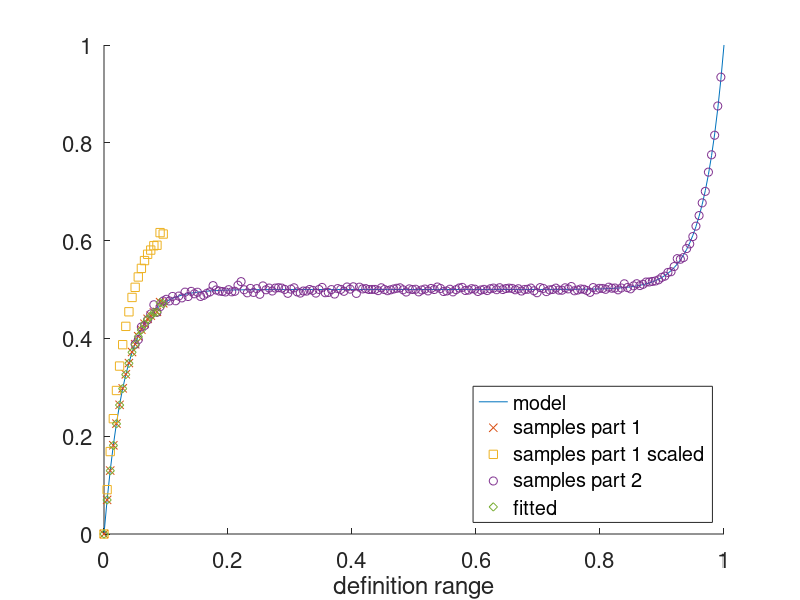

Reproduce this figure in MATLAB.

pkg load statistics

s = 15

% x_overlap = 0.1
% x_split = 0.2

% num_samples = 100;

x_overlap = 0.05
x_split = 0.075

num_samples = 200;

base_filename = "alignment"

set(0, "defaulttextfontsize", 24)
set(0, "defaultaxesfontsize", 16)


x1_end   = x_split + x_overlap/2
x2_start = x_split - x_overlap/2

nsamples = [ceil(num_samples*x1_end), ceil(num_samples*(1-x2_start))]
assert(nsamples(1)+nsamples(2) >= num_samples)

overlapping_range = [num_samples-nsamples(2)+1:nsamples(1)];
num_overlapping_samples = length(overlapping_range)

overlapping_indices_x1 = overlapping_range;
overlapping_indices_x2 = [1:length(overlapping_range)];
assert(length(overlapping_indices_x1) == length(overlapping_indices_x2))

x = [0:num_samples-1]/(num_samples-1);

x1 = x(1:nsamples(1));
x2 = x(num_samples-nsamples(2)+1:end);

assert(nsamples(1) == length(x1));
assert(nsamples(2) == length(x2));

f = @(x) 1/2 + sinh(s - 2*s*x)/(cosh(s) - 3*sinh(s) - 1);


error_strength = 0.35 % 3.5
avg_runs = 325 % 300
falloff = 3

% error_strength = 0.3
% avg_runs = 400
% falloff = 5

% error_strength = 0.25
error_offset = exp(error_strength*error_strength/2) - 1

% error_1 = mean(lognrnd (0, error_strength, avg_runs, nsamples(1))) - error_offset;
% error_2 = mean(lognrnd (0, error_strength, avg_runs, nsamples(2))) - error_offset;

% falloff = 10
% falloff = 2
errf1 = @(x) 1 - (exp(x    *falloff)-1)/(exp(falloff)-1);
errf2 = @(x) 1 - (exp((1-x)*falloff)-1)/(exp(falloff)-1);

error_1 = [1:nsamples(1)];
error_2 = [1:nsamples(2)];

for i = 1:nsamples(1)
	errx = (i - 1)/nsamples(1); % off by one to prevent NaN
	% avg_runs_ = min(round(avg_runs*errf1(errx)), 10);
	% error_1(i) = mean(lognrnd (0, error_strength, avg_runs_, 1)) - error_offset;
	error_strength_ = max(0.1, error_strength*(1 - errf1(errx)));
	error_offset_ = exp(error_strength_*error_strength_/2) - 1;
	error_1(i) = mean(lognrnd (0, error_strength_, avg_runs, 1)) - error_offset_;
endfor

for i = 1:nsamples(2)
	errx = (i)/nsamples(2); % off by one to prevent NaN
	% avg_runs_ = min(round(avg_runs*errf2(errx)), 10);
	% error_2(i) = mean(lognrnd (0, error_strength, avg_runs_, 1)) - error_offset;
	error_strength_ = max(0.1, error_strength*(1 - errf2(errx)));
	error_offset_ = exp(error_strength_*error_strength_/2) - 1;
	error_2(i) = mean(lognrnd (0, error_strength_, avg_runs, 1)) - error_offset_;
endfor


y1 = f(x1);
y2 = f(x2);

% y1_scale = 1.124
y1_scale = 1.300

debug_err1_avg = mean(error_1)
debug_err1_min = min(error_1)
debug_err1_max = max(error_1)

debug_err2_avg = mean(error_2)
debug_err2_min = min(error_2)
debug_err2_max = max(error_2)

y1_oe = y1 .* error_1;
y1_we = y1_oe * y1_scale;
y2_we = y2 .* error_2;

hold on;

plot(x, f(x))

plot(x1, y1_oe, "x") % part 1
plot(x1, y1_we, "s") % part 1 scaled
plot(x2, y2_we, "o") % part 2


max_err = 0;
min_err = Inf;
best_ov_len = 0;
best_ov_start = 0;
best_avg_sf = 0;

worst_ov_len = 0;
worst_ov_start = 0;
worst_avg_sf = 0;

num_all_avg_sf = 0;
all_avg_sf = [];

min_overlapping_for_adjustment = 5;
for ov_len = min_overlapping_for_adjustment:num_overlapping_samples
	for ov_rstart = 0:num_overlapping_samples-ov_len

		ovrange_1 = overlapping_indices_x1(1+ov_rstart:ov_len+ov_rstart);
		ovrange_2 = overlapping_indices_x2(1+ov_rstart:ov_len+ov_rstart);
		assert(length(ovrange_1) == length(ovrange_2));
		assert(length(ovrange_1) == ov_len);

		ovy_1_ref = y1_we(overlapping_indices_x1);
		ovy_2_ref = y2_we(overlapping_indices_x2);

		ovy_1 = y1_we(ovrange_1); % overlapping values from each
		ovy_2 = y2_we(ovrange_2);

		avg_sf = mean(ovy_1 / ovy_2);
		assert(isfinite(avg_sf));
		
		num_all_avg_sf = num_all_avg_sf + 1;
		all_avg_sf = [avg_sf, all_avg_sf];
		

		% abs_err = sum(abs(ovy_1/avg_sf - ovy_2));
		% avg_err = abs_err/length(ovrange_1);
		% avg_err = abs_err/(length(ovrange_1)+1);
		% avg_err = abs_err/(2*length(ovrange_1));
		
		% abs_err = sum(abs(ovy_1/avg_sf - ovy_2).^2);
		% avg_err = abs_err/length(ovrange_1);

		abs_err = sum(abs(ovy_1_ref/avg_sf - ovy_2_ref));
		avg_err = abs_err/length(ovy_1_ref);

		if (avg_err < min_err)
			best_ov_len = ov_len;
			best_ov_start = ov_rstart;
			best_avg_sf = avg_sf;
			min_err = avg_err;
		endif

		if (avg_err > max_err)
			worst_ov_len = ov_len;
			worst_ov_start = ov_rstart;
			worst_avg_sf = avg_sf;
			max_err = avg_err;
		endif
	endfor
endfor

printf("\n")
printf("target scale:\n")
y1_scale = y1_scale

printf("\n")
printf("best fitting:\n")
min_err = min_err
best_ov_len = best_ov_len
best_ov_start = best_ov_start
best_avg_sf = best_avg_sf

printf("\n")
printf("worst approx:\n")
max_err = max_err
worst_ov_len = worst_ov_len
worst_ov_start = worst_ov_start
worst_avg_sf = worst_avg_sf

printf("\n")
printf("statistical approx:\n")
maximum_sf = max(all_avg_sf)
median_sf = median(all_avg_sf)
average_sf = mean(all_avg_sf)
minimum_sf = min(all_avg_sf)

plot(x1, y1_we/best_avg_sf, "d")


% y1 = y2 * sf
% ovrange_1 = overlapping_indices_x1;
% ovrange_2 = overlapping_indices_x2;
% assert(length(ovrange_1) == length(ovrange_2));
% ovy_1 = y1_we(ovrange_1);
% ovy_2 = y2_we(ovrange_2);

% avg_sf = mean(ovy_1 / ovy_2)
% abs_err = sum(abs(ovy_1/avg_sf - ovy_2));
% avg_err = abs_err/length(ovrange_1)

% plot(x1, y1_we/avg_sf, "d")


% plot(x1(overlapping_indices_x1), f(x1(overlapping_indices_x1)), "s")
% plot(x2(overlapping_indices_x2), f(x2(overlapping_indices_x2)), "d")

set(gcf, 'Position', [0 0 800 600]);

legend("model", "samples part 1", "samples part 1 scaled", "samples part 2", "fitted", "location", "southeast");

xlabel("definition range")

axis([0 1 0 1])

fname = sprintf("%s.svg", base_filename)
pause
print("-dsvg", fname)

pause


% counter example - metric isnt optimal
% target scale:
% y1_scale = 1.3000

% best fitting:
% min_err = 2.2511e-03
% best_ov_len = 5
% best_ov_start = 4
% best_avg_sf = 1.3094

% worst approx:
% max_err = 5.8079e-03
% worst_ov_len = 8
% worst_ov_start = 2
% worst_avg_sf = 1.3012
